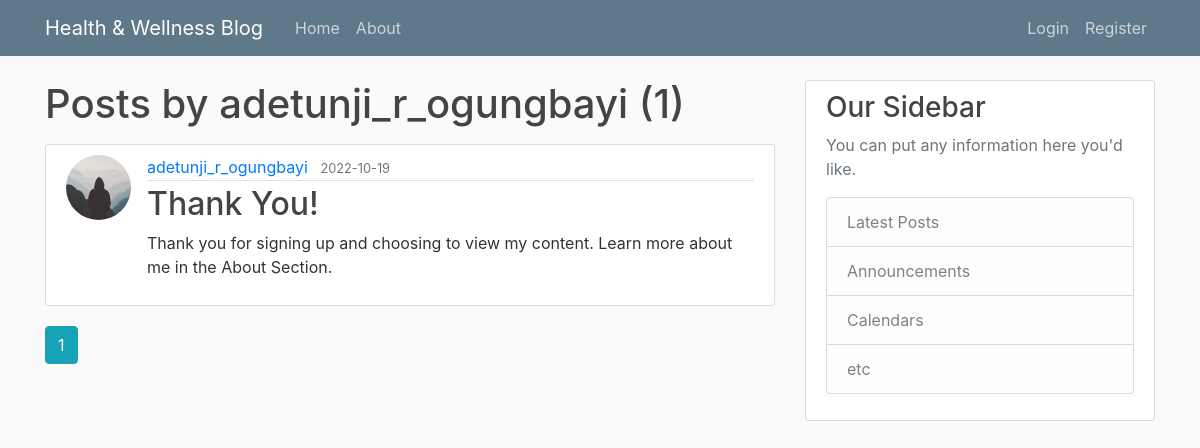
Page /user/adetunji_r_ogungbayi on the committed database.
### flaskblog/models.py (models this page shows, shortened)
class User(db.Model, UserMixin):
    id = db.Column(db.Integer, primary_key=True)
    username = db.Column(db.String(20), unique=True, nullable=False)
    email = db.Column(db.String(120), unique=True, nullable=False)
    image_file = db.Column(db.String(20), nullable=False, default='default.jpg')
    password = db.Column(db.String(60), nullable=False)
    posts = db.relationship('Post', backref='author', lazy=True)

class Post(db.Model):
    id = db.Column(db.Integer, primary_key=True)
    title = db.Column(db.String(100), nullable = False)
    date_posted = db.Column(db.DateTime, nullable=False, default=datetime.utcnow)
    content = db.Column(db.Text, nullable=False)
    user_id= db.Column(db.Integer, db.ForeignKey('user.id'), nullable=False)

### flaskblog/users/routes.py (the view)
@users.route("/user/<string:username>")
def user_posts(username):
    page = request.args.get('page', 1, type=int)
    user = User.query.filter_by(username=username).first_or_404()
    posts = Post.query.filter_by(author=user)\
        .order_by(Post.date_posted.desc())\
        .paginate(page=page, per_page=5)
    return render_template('user_posts.html', posts=posts, user=user)

### flaskblog/template/user_posts.html
{% extends "layout.html" %}
{% block content %}
    <h1 class="mb-3">Posts by {{ user.username }} ({{ posts.total }})</h1>
    {% for post in posts.items %}
        <article class="media content-section">
          <img class="rounded-circle article-img" src="{{ url_for('static', filename='profile_pics/' + post.author.image_file) }}">
          <div class="media-body">
            <div class="article-metadata">
              <a class="mr-2" href="{{ url_for('users.user_posts', username=post.author.username) }}">{{ post.author.username }}</a>
              <small class="text-muted">{{ post.date_posted.strftime('%Y-%m-%d') }}</small>
            </div>
            <h2><a class="article-title" href="{{ url_for('posts.post', post_id=post.id) }}">{{ post.title }}</a></h2>
            <p class="article-content">{{ post.content }}</p>
          </div>
        </article>
    {% endfor %}
    {% for page_num in posts.iter_pages(left_edge=1, right_edge=1, left_current=1, right_current=2) %}
      {% if page_num %}
        {% if posts.page == page_num %}
          <a class="btn btn-info mb-4" href="{{ url_for('users.user_posts', username=user.username, page=page_num) }}">{{ page_num }}</a>
        {% else %}
          <a class="btn btn-outline-info mb-4" href="{{ url_for('users.user_posts', username=user.username, page=page_num) }}">{{ page_num }}</a>
        {% endif %}
      {% else %}
        ...
      {% endif %}
    {% endfor %}
{% endblock content %}

### flaskblog/static/main.css (style rules this page uses)
body { background: #fafafa; color: #333333; margin-top: 5rem; }
h1, h2, h3, h4, h5, h6 { color: #444444; }
.content-section { background: #ffffff; padding: 10px 20px; border: 1px solid #dddddd; border-radius: 3px; margin-bottom: 20px; }
.article-title { color: #444444; }
.article-content { white-space: pre-line; }
.article-img { height: 65px; width: 65px; margin-right: 16px; }
.article-metadata { padding-bottom: 1px; margin-bottom: 4px; border-bottom: 1px solid #e3e3e3 }

### rows in the picture
User: username "adetunji_r_ogungbayi"
Post: image_file (placeholder picture), author.username "adetunji_r_ogungbayi", date_posted "2022-10-19", title "Thank You!", content "Thank you for signing up and choosing to view my content. Learn more about me in the About Section."

### other values in the picture
{{ posts.total }} "1"
{{ page_num }} "1"
